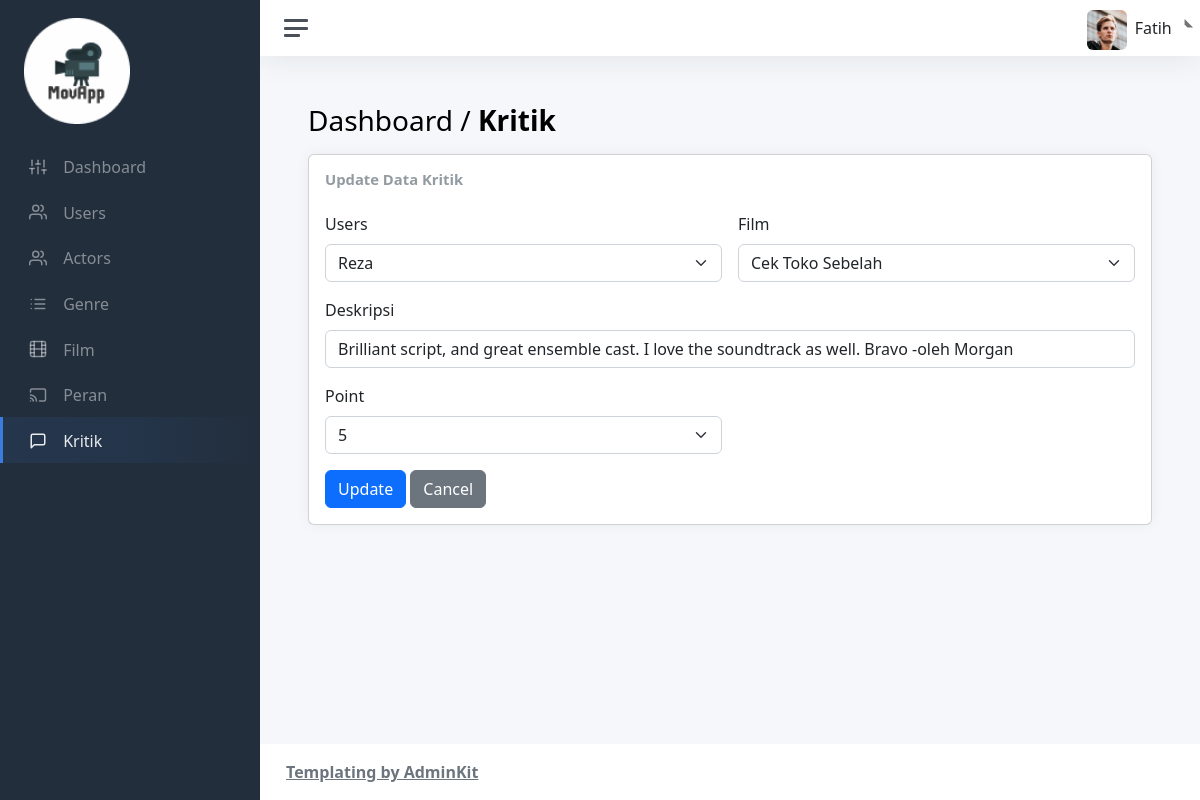
The page /admin/views/kritik/edit-ktk.php?id=6 on the database as committed earlier.
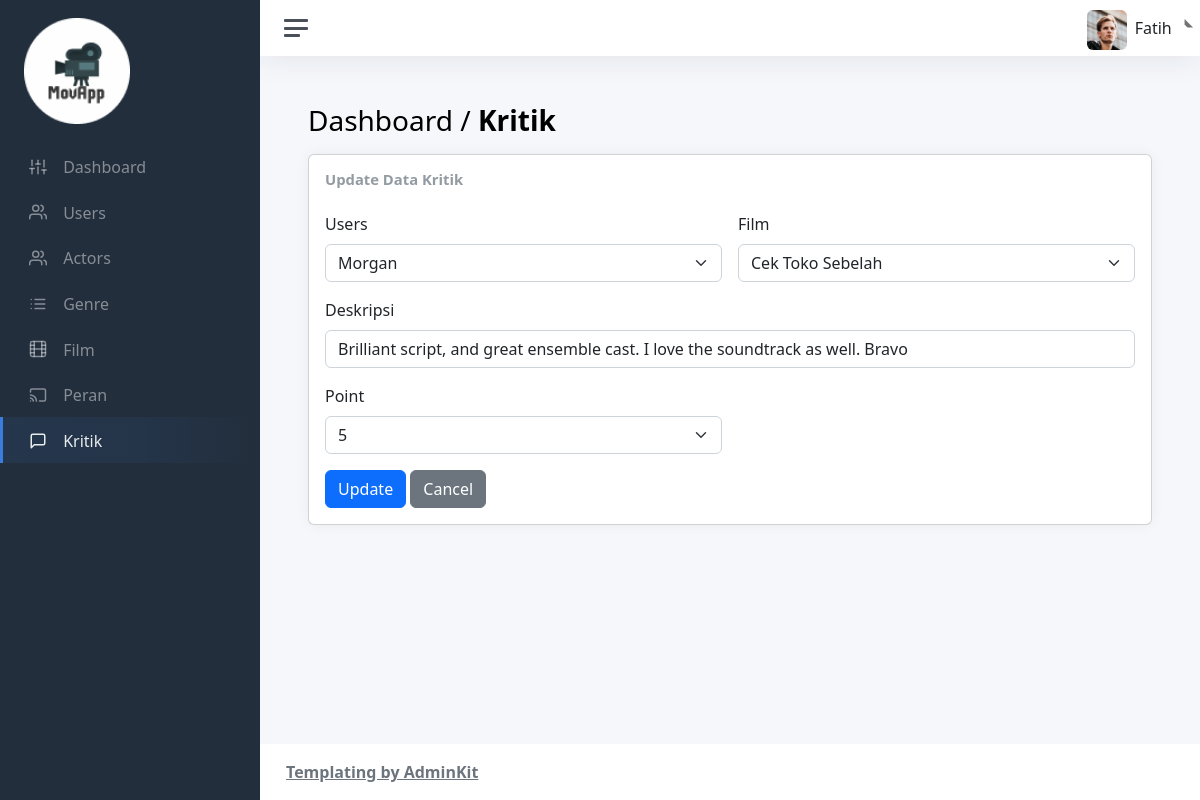
The same page on the database as committed later.
### tables this page shows
CREATE TABLE `kritik` (
  `id` int(11) NOT NULL,
  `users_id` int(11) NOT NULL,
  `film_id` int(11) NOT NULL,
  `content` text DEFAULT NULL,
  `point` int(11) NOT NULL
);

### admin/views/kritik/edit-ktk.php (the view, shortened to what the changed rows need)
<!DOCTYPE html>
<html lang="en">
    <head>
        <?php include "../layouts/assetsLink.php"; ?>
    </head>
    <body>
        <div class="wrapper">
            <div class="main">
                <main class="content">
                    <div class="container-fluid p-0">
                        <h1 class="h3 mb-3">Dashboard / <strong>Kritik</strong></h1>
                        <div class="col-sm-12">
                            <div class="card">
                                <div class="card-body">
                                    <?php
                                        include "../../../database/db.php";
                                        $id = $_GET['id'];
                                        $query = $conn->query("SELECT * FROM kritik WHERE id = $id");
                                        while ($data = mysqli_fetch_array($query)) {
                                            $id = $data["id"];
                                            $users_id = $data["users_id"];
                                            $content = $data["content"];
                                            $point = $data["point"];
                                        }
                                        $query2 = $conn->query("SELECT * FROM users");
                                    ?>
                                    <form class="row g-3 needs-validation" novalidate
                                        action="../../../controllers/kritik/update-ktk.php?id=<?php echo $id;?>"
                                        method="post"
                                        enctype="multipart/form-data">
                                        <div class="col-6">
                                            <div class="input-group has-validation">
                                                <select class="form-select" name="users_id"
                                                    id="validationCategory" required>
                                                    <?php
                                                            while ($data2 = mysqli_fetch_array($query2)) {
                                                                if ($data2["id"] === $users_id) {
                                                    ?>
                                                    <option selected value="<?php echo $data2["id"]?>">
                                                        <?php echo $data2["name"];?>
                                                    </option>
                                                    <?php
                                                                }else{
                                                    ?>
                                                    <option value="<?php echo $data2["id"];?>">
                                                        <?php echo $data2["name"];?>
                                                    </option>
                                                    <?php
                                                            }
                                                        }
                                                    ?>
                                                </select>
                                            </div>
                                        </div>
                                        <div class="col-12">
                                            <div class="input-group has-validation">
                                                <input type="text" name="content" value="<?php echo $content; ?>"
                                                    class="form-control" id="validationCustomDescription"
                                                    aria-describedby="inputGroupPrepend" required>
                                            </div>
                                        </div>
                                        <div class="col-6">
                                            <div class="input-group has-validation">
                                                <select class="form-select" name="point"
                                                    id="validationChef" required>
                                                    `<?php
                                                    for($i=1; $i<=5; $i++){
                                                        if ($i == $point) {
                                                    ?>
                                                    <option selected value="<?php echo $i;?>">
                                                        <?php echo $i;?>
                                                    </option>
                                                    <?php
                                                        }else{
                                                    ?>
                                                    <option value="<?php echo $i;?>">
                                                        <?php echo $i;?>
                                                    </option>
                                                    <?php
                                                        }
                                                    }
                                                    ?>
                                                </select>
                                            </div>
                                        </div>
                                    </form>
                                </div>
                            </div>
                        </div>
                    </div>
                </main>
            </div>
        </div>
    </body>
</html>

Rows that differ between the two databases and show on the page:
changed kritik: content "Brilliant script, and great ensemble cast. I love the soundtrack as well. Bravo -oleh Morgan" → "Brilliant script, and great ensemble cast. I love the soundtrack as well. Bravo"
Other text that changed with them:
form field users_id: "Reza" → "Morgan"
